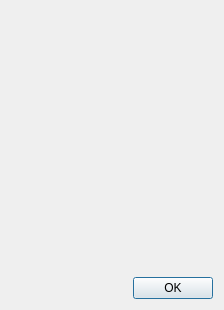
<ui version="4.0" >
 <class>About</class>
 <widget class="QDialog" name="About" >
  <property name="geometry" >
   <rect>
    <x>0</x>
    <y>0</y>
    <width>224</width>
    <height>310</height>
   </rect>
  </property>
  <property name="sizePolicy" >
   <sizepolicy vsizetype="Minimum" hsizetype="Preferred" >
    <horstretch>0</horstretch>
    <verstretch>0</verstretch>
   </sizepolicy>
  </property>
  <property name="windowTitle" >
   <string>About Anki</string>
  </property>
  <layout class="QVBoxLayout" >
   <item>
    <widget class="QLabel" name="label" >
     <property name="text" >
      <string/>
     </property>
     <property name="alignment" >
      <set>Qt::AlignLeading|Qt::AlignLeft|Qt::AlignTop</set>
     </property>
     <property name="wordWrap" >
      <bool>true</bool>
     </property>
     <property name="openExternalLinks" >
      <bool>true</bool>
     </property>
    </widget>
   </item>
   <item>
    <widget class="QDialogButtonBox" name="buttonBox" >
     <property name="orientation" >
      <enum>Qt::Horizontal</enum>
     </property>
     <property name="standardButtons" >
      <set>QDialogButtonBox::Ok</set>
     </property>
    </widget>
   </item>
  </layout>
 </widget>
 <resources>
  <include location="../icons.qrc" />
 </resources>
 <connections>
  <connection>
   <sender>buttonBox</sender>
   <signal>accepted()</signal>
   <receiver>About</receiver>
   <slot>accept()</slot>
   <hints>
    <hint type="sourcelabel" >
     <x>248</x>
     <y>254</y>
    </hint>
    <hint type="destinationlabel" >
     <x>157</x>
     <y>274</y>
    </hint>
   </hints>
  </connection>
  <connection>
   <sender>buttonBox</sender>
   <signal>rejected()</signal>
   <receiver>About</receiver>
   <slot>reject()</slot>
   <hints>
    <hint type="sourcelabel" >
     <x>316</x>
     <y>260</y>
    </hint>
    <hint type="destinationlabel" >
     <x>286</x>
     <y>274</y>
    </hint>
   </hints>
  </connection>
 </connections>
</ui>
